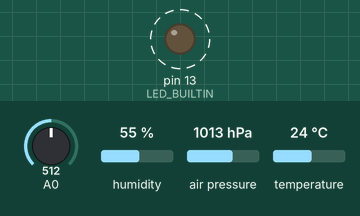
The sketch below on a simulated Arduino Uno, built with avr-gcc and run on an emulated ATmega328P. Parts: output pins drawn as LEDs (lit = HIGH). Dashed ring = blinking. The inputs (shaded band) are chosen by the test bench; at power-on: A0 = 512, humidity 55 %, air pressure 1013 hPa, temperature 24 °C. What the sketch prints to the serial monitor is not drawn.

Above: at 0.6 s.
Timing chart, 0 to 3.0 s (numbered marks = the images above):
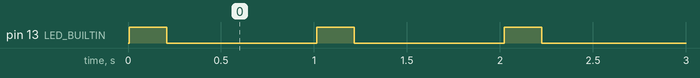

The sketch:

temprature_sensor.ino
```cpp
#include <Wire.h>
#include <Adafruit_Sensor.h>
#include <Adafruit_BME280.h>

#define SEALEVELPRESSURE_HPA (1023.00)

Adafruit_BME280 bme;

int sensorValue = 0;

void setup() {
  Serial.begin(115200);
  pinMode(LED_BUILTIN,OUTPUT);

  if (!bme.begin(0x76)) {
    Serial.println("Could not find a valid BME280 sensor, check wiring!");
    while (1);
  }
}

void loop() {
  Serial.print("Temperature = ");
  Serial.print(bme.readTemperature());
  Serial.println("*C");

  Serial.print("Pressure = ");
  Serial.print(bme.readPressure() / 100.0F);
  Serial.println("hPa");

  Serial.print("Approx. Altitude = ");
  Serial.print(bme.readAltitude(SEALEVELPRESSURE_HPA));
  Serial.println("m");

  Serial.print("Humidity = ");
  Serial.print(bme.readHumidity());
  Serial.println("%");

  digitalWrite(LED_BUILTIN, HIGH);
  delay(200);

  sensorValue = analogRead(0);
  Serial.print("UV index = ");
  int voltage = (sensorValue * (5.0 / 1023.0))*1000;
  Serial.println(voltage);
  Serial.println();

  digitalWrite(LED_BUILTIN, LOW);

  delay(800);
}
```

Measured:
- by itself, pin 13 (LED_BUILTIN): alternates HIGH for 0.20 s and LOW for 0.81 s
